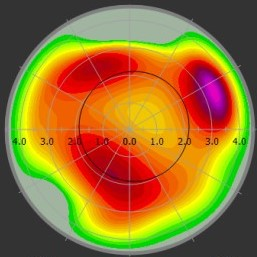
#> input picture retina26.jpg, 257 x 257 px, found by its file name
$ python contour_detection.py
#> lines starting #> are read from the running program, lines starting #| are printed output that depends on the picture; after the words box and inside, x2 and y2 are one past the last pixel; in counts of white or black regions, pixels touching at a corner belong together
import cv2 as cv
import numpy as np
'''Contour -> means the boundaries of objects,
the line or curve that joins the continuous points
along the boundaries of an object.
They are not the same as edges.
Contours are useful tools when you get into shape
analysis and object detection.'''

img=cv.imread('images/retina26.jpg')
#> img is the input picture: shape (257, 257, 3); mean B, G, R 43.4, 115.4, 152.5
cv.imshow('eye', img)

'''Using blank image so that we can draw the
contours on this blank image.'''
blank=np.zeros(img.shape,dtype='uint8')
# cv.imshow('Blank',blank)

gray_temp=cv.cvtColor(img,cv.COLOR_BGR2LAB)
#> gray_temp: shape (257, 257, 3); mean of channels 0, 1, 2 138, 136.2, 169
l,a,gray=cv.split(gray_temp)
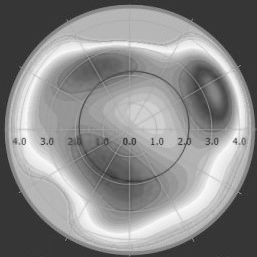
#> l: shape (257, 257); min 39, max 248, mean 138
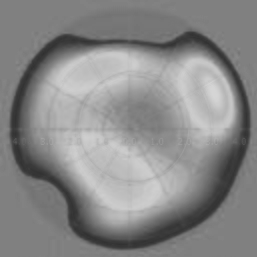
#> a: shape (257, 257); min 48, max 213, mean 136.2
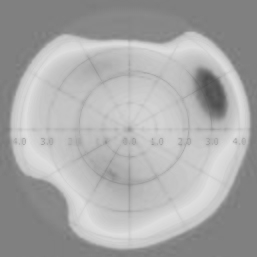
#> gray: shape (257, 257); min 78, max 222, mean 169
# [7 lines of commented-out code are left out]

'''Threshold -> it will take gray image & threshold
value & maximum value. Threshold looks at an image
& tries to binarize that image.
Which means if a particular pixel is below 125,
if the density of that pixel is below 125 then it
is going to be set to zero or blank. If above 125,
it is set to white.'''
ret, thresh=cv.threshold(gray,125,255,cv.THRESH_BINARY)
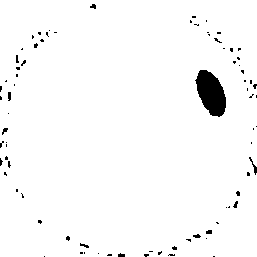
#> thresh: shape (257, 257); 97.5% white; 80 black regions (70 under 20 px)
cv.imshow('Threshold',thresh)

contours, hierarchies = cv.findContours(thresh,cv.RETR_LIST,cv.CHAIN_APPROX_SIMPLE)
#> contours = 75 contours, 58 with area under 20; largest, box (x1, y1, x2, y2) and area: (0, 0, 257, 257) 65378, (194, 69, 227, 118) 1020, (7, 91, 12, 102) 36, (79, 242, 90, 249) 32, (1, 127, 9, 136) 32
# contours, hierarchies = cv.findContours(canny,cv.RETR_LIST,cv.CHAIN_APPROX_NONE)
print(f'{len(contours)} contour(s) found!')
#| 75 contour(s) found!

cv.drawContours(blank,contours,-1,(0,0,255),1)
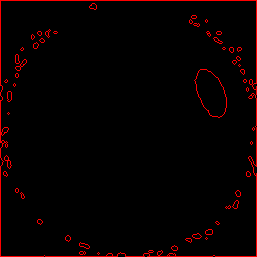
#> blank: shape (257, 257, 3); mean of channels 0, 1, 2 0, 0, 7.5; drawn as B, G, R
cv.imshow('Contours Drawn',blank)

cv.waitKey(0)
